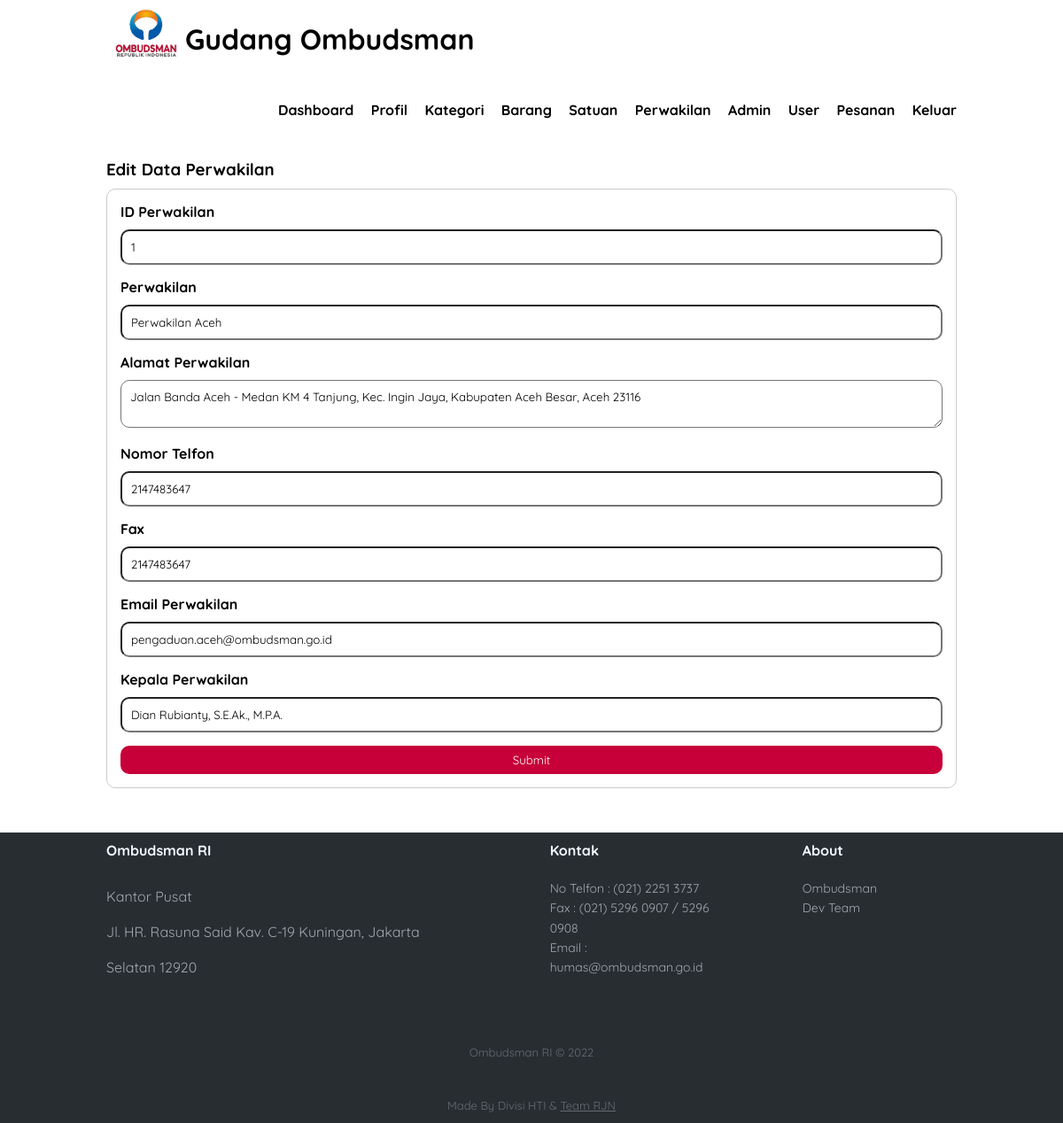
/edit-office.php?id=1 (signed in), run on the app's committed database.
### tables this page shows
CREATE TABLE `data_office` (
  `office_id` int(15) NOT NULL,
  `office_name` varchar(50) NOT NULL,
  `office_address` text NOT NULL,
  `office_telp` varchar(25) NOT NULL,
  `office_fax` varchar(25) NOT NULL,
  `office_email` varchar(50) NOT NULL,
  `office_head` varchar(50) NOT NULL
);

### edit-office.php (the view, shortened to what this page needs)
<?php
include 'db.php';
$kantor = mysqli_query($conn, "SELECT * FROM data_office WHERE office_id = '" . $_GET['id'] . "' ");
$row_kantor = mysqli_fetch_object($kantor);
?>
<!DOCTYPE html>
<html lang="en">
<head>
    <link rel="stylesheet" type="text/css" href="css/style.css">
    <link href="https://cdnjs.cloudflare.com/ajax/libs/sweetalert/1.1.3/sweetalert.css" rel="stylesheet" />
</head>
<body>
    <header>
        <div class="container">
            <h1><a href="dashboard.php"><img style="width: 70px ; margin-bottom :-10px ;" src="img/logo-ombudsman2.png" alt=""> Gudang Ombudsman</a></h1>
            <ul style="margin-top: 20px ;">
                <li><a href="dashboard.php">Dashboard </a></li>
                <li><a href="profile.php">Profil</a></li>
                <li><a href="category-data.php">Kategori</a></li>
                <li><a href="product-data.php">Barang</a></li>
                <li><a href="unit-data.php">Satuan</a></li>
                <li><a href="office-data.php">Perwakilan</a></li>
                <li><a href="admin-data.php">Admin</a></li>
                <li><a href="user-data.php">User</a></li>
                <li><a href="order-table.php">Pesanan</a></li>
                <li><a href="logout.php">Keluar</a></li>
            </ul>
        </div>
    </header>
    <div class="section">
        <div class="container">
            <h3>Edit Data Perwakilan</h3>
            <div class="box">
                <form action="" method="POST">
                    <h4>ID Perwakilan</h4>
                    <input type="text" name="id" placeholder="ID Kantor" class="input-control" value="<?php echo $row_kantor->office_id ?>" required>
                    <h4>Perwakilan</h4>
                    <input type="text" name="nama" placeholder="Nama Perwakilan" class="input-control" value="<?php echo $row_kantor->office_name ?>" required>
                    <h4>Alamat Perwakilan</h4>
                    <textarea name="alamat" class="input-control" placeholder="Alamat Perwakilan"><?php echo $row_kantor->office_address ?></textarea required><br>
                    <h4>Nomor Telfon</h4>
                    <input type="text" name="telfon" class="input-control" placeholder="Telfon Perwakilan" value="<?php echo $row_kantor->office_telp ?>" required>
                    <h4>Fax</h4>
                    <input type="text" name="fax" class="input-control" placeholder="Fax" value="<?php echo $row_kantor->office_fax ?>" required>
                    <h4>Email Perwakilan</h4>
                    <input type="text" name="email" class="input-control" placeholder="Fax" value="<?php echo $row_kantor->office_email ?>" required>
                    <h4>Kepala Perwakilan</h4>
                    <input type="text" name="kepala" class="input-control" placeholder="Kepala Perwakilan" value="<?php echo $row_kantor->office_head ?>" required>
                    <input type="submit" name="submit" value="Submit" class="btn">
                </form>
            </div>
        </div>
    </div>
    <div class="footer-dark">
        <footer>
            <div class="container">
                <div class="row" style="display: flex ;">
                    <div class="col-md-6 item text" style="margin-right: 90px ;">
                        <h3>Ombudsman RI</h3>
                        <p>Kantor Pusat <br>
                            Jl. HR. Rasuna Said Kav. C-19 Kuningan, Jakarta Selatan 12920</p>
                    </div>
                    <div class="col-sm-6 col-md-3 item" style="margin-right: 90px ;">
                        <h3>Kontak</h3>
                        <ul>
                            <li><a href="#">No Telfon : (021) 2251 3737</a></li>
                            <li><a href="#">Fax : (021) 5296 0907 / 5296 0908</a></li>
                            <li><a href="#">Email : humas@ombudsman.go.id</a></li>
                        </ul>
                    </div>
                    <br>
                    <div class="col-sm-6 col-md-3 item" style="margin-right: 90px ;">
                        <h3>About</h3>
                        <ul>
                            <li><a href="https://ombudsman.go.id/">Ombudsman</a></li>
                            <li><a href="dev-team.php">Dev Team</a></li>
                        </ul>
                    </div>
                    <br>
                </div>
                <p class="copyright">Ombudsman RI © 2022</p>
                <p class="copyright">Made By Divisi HTI & <a href="dev-team.php" target="-blank">Team RJN</a></p>
            </div>
        </footer>
    </div>
</body>
</html>

### css/style.css (style rules this page uses)
* { padding: 0; margin: 0; font-family: 'Quicksand', sans-serif; }
body { background: url("../img/background-login.png"); }
.input-control { width: 100%; padding: 10px; margin-top: 10px; margin-bottom: 15px; box-sizing: border-box; border-radius: 10px; }
.btn { padding: 8px 15px; box-sizing: border-box; border-radius: 10px; width: 100%; background-color: #c70039; color: #fff; border: none; cursor: pointer; }
header { border: 1px; background-color: #fff; color: #000; }
header h1 { float: left; padding: 10px; text-decoration: none; }
header ul { float: right; }
header ul li { display: inline-block; }
header ul li a { padding: 20px 0 20px 15px; display: inline-block; text-decoration: none; font-weight: bold; }
header .container h1 a { text-decoration: none; }
a { color: inherit; }
.container { width: 80%; margin: 0 auto; }
.container:after { content: ''; display: block; clear: both; }
.section { padding: 25px 0; }
.box { background-color: #fff; border-radius: 10px; border: 1px solid #ccc; padding: 15px; box-sizing: border-box; margin: 10px 0 25px 0; }
.box:after { content: ''; display: block; clear: both; }
.footer-dark { width: 100%; line-height: 40px; background: #282d32; color: #f0f9ff; bottom: 0px; }
.footer-dark h3 { margin-top:0; margin-bottom:12px; font-weight:bold; font-size:16px; }
.footer-dark ul { padding:0; list-style:none; line-height:1.6; font-size:14px; margin-bottom:0; }
.footer-dark ul a { color:inherit; text-decoration:none; opacity:0.6; }
.footer-dark .item.text { margin-bottom:36px; }
.footer-dark .item.text p { opacity:0.6; margin-bottom:0; }
.footer-dark .copyright { text-align:center; padding-top:20px; opacity:0.3; font-size:13px; margin-bottom:0; }

### data on the page
data_office: id "1", nama "Perwakilan Aceh", alamat "Jalan Banda Aceh - Medan KM 4 Tanjung, Kec. Ingin Jaya, Kabupaten Aceh Besar, Aceh 23116", telfon "2147483647", fax "2147483647", email "pengaduan.aceh@ombudsman.go.id", kepala "Dian Rubianty, S.E.Ak., M.P.A."
